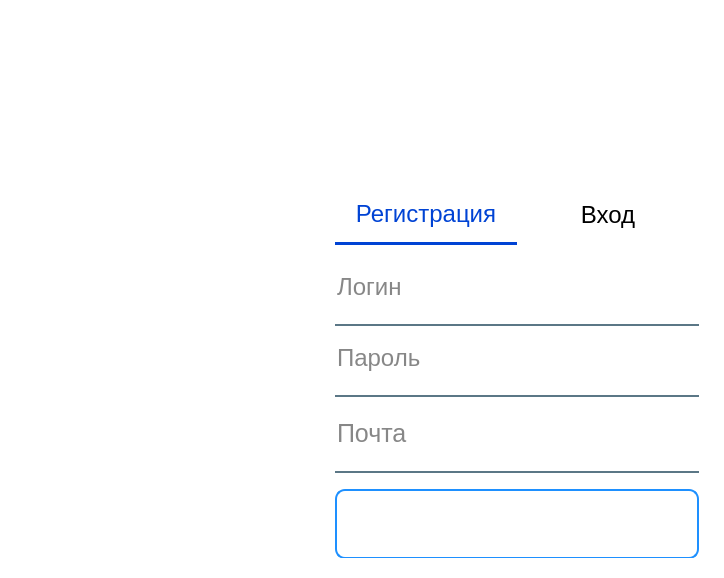
<?xml version="1.0" encoding="UTF-8"?>
<ui version="4.0">
 <class>Dialog</class>
 <widget class="QDialog" name="Dialog">
  <property name="geometry">
   <rect>
    <x>0</x>
    <y>0</y>
    <width>724</width>
    <height>578</height>
   </rect>
  </property>
  <property name="minimumSize">
   <size>
    <width>700</width>
    <height>550</height>
   </size>
  </property>
  <property name="maximumSize">
   <size>
    <width>724</width>
    <height>578</height>
   </size>
  </property>
  <property name="focusPolicy">
   <enum>Qt::NoFocus</enum>
  </property>
  <property name="windowTitle">
   <string>Dialog</string>
  </property>
  <property name="styleSheet">
   <string notr="true">background-color: rgb(255, 255, 255);</string>
  </property>
  <layout class="QGridLayout" name="gridLayout_3">
   <item row="0" column="1">
    <widget class="QFrame" name="frame">
     <property name="sizePolicy">
      <sizepolicy hsizetype="Expanding" vsizetype="Expanding">
       <horstretch>0</horstretch>
       <verstretch>0</verstretch>
      </sizepolicy>
     </property>
     <property name="minimumSize">
      <size>
       <width>400</width>
       <height>0</height>
      </size>
     </property>
     <property name="maximumSize">
      <size>
       <width>450</width>
       <height>16777215</height>
      </size>
     </property>
     <property name="styleSheet">
      <string notr="true">background-color: rgb(255, 255, 255);border:none;
</string>
     </property>
     <property name="frameShape">
      <enum>QFrame::NoFrame</enum>
     </property>
     <property name="frameShadow">
      <enum>QFrame::Raised</enum>
     </property>
     <layout class="QGridLayout" name="gridLayout_4">
      <item row="0" column="1">
       <widget class="QStackedWidget" name="stackedWidget">
        <property name="minimumSize">
         <size>
          <width>300</width>
          <height>0</height>
         </size>
        </property>
        <property name="layoutDirection">
         <enum>Qt::LeftToRight</enum>
        </property>
        <property name="styleSheet">
         <string notr="true"/>
        </property>
        <property name="currentIndex">
         <number>0</number>
        </property>
        <widget class="QWidget" name="page_sign_up">
         <layout class="QGridLayout" name="gridLayout">
          <item row="1" column="0">
           <layout class="QHBoxLayout" name="horizontalLayout_2" stretch="0,0">
            <property name="spacing">
             <number>0</number>
            </property>
            <item>
             <widget class="QPushButton" name="btn_sign_up">
              <property name="sizePolicy">
               <sizepolicy hsizetype="Expanding" vsizetype="Fixed">
                <horstretch>0</horstretch>
                <verstretch>0</verstretch>
               </sizepolicy>
              </property>
              <property name="minimumSize">
               <size>
                <width>100</width>
                <height>60</height>
               </size>
              </property>
              <property name="maximumSize">
               <size>
                <width>16777215</width>
                <height>16777215</height>
               </size>
              </property>
              <property name="font">
               <font>
                <pointsize>18</pointsize>
               </font>
              </property>
              <property name="styleSheet">
               <string notr="true">
                                QPushButton {
                                    color: #0043D4;
                                    background-color: rgb(255, 255, 255);
                       border-bottom: 3px solid #0043D4;
                                }
                            
</string>
              </property>
              <property name="text">
               <string>Регистрация</string>
              </property>
              <property name="checkable">
               <bool>true</bool>
              </property>
             </widget>
            </item>
            <item>
             <widget class="QPushButton" name="btn_sign_in">
              <property name="sizePolicy">
               <sizepolicy hsizetype="Expanding" vsizetype="Fixed">
                <horstretch>0</horstretch>
                <verstretch>0</verstretch>
               </sizepolicy>
              </property>
              <property name="minimumSize">
               <size>
                <width>100</width>
                <height>60</height>
               </size>
              </property>
              <property name="maximumSize">
               <size>
                <width>16777215</width>
                <height>16777215</height>
               </size>
              </property>
              <property name="font">
               <font>
                <pointsize>18</pointsize>
               </font>
              </property>
              <property name="styleSheet">
               <string notr="true">QPushButton {
    background-color: transparent;
    border: none;
}


</string>
              </property>
              <property name="text">
               <string>Вход</string>
              </property>
              <property name="checkable">
               <bool>true</bool>
              </property>
              <property name="checked">
               <bool>false</bool>
              </property>
             </widget>
            </item>
           </layout>
          </item>
          <item row="2" column="0">
           <layout class="QGridLayout" name="gridLayout_2">
            <item row="6" column="0">
             <widget class="QLineEdit" name="line_email">
              <property name="minimumSize">
               <size>
                <width>0</width>
                <height>70</height>
               </size>
              </property>
              <property name="maximumSize">
               <size>
                <width>16777215</width>
                <height>70</height>
               </size>
              </property>
              <property name="font">
               <font>
                <pointsize>19</pointsize>
               </font>
              </property>
              <property name="styleSheet">
               <string notr="true">background-color:rgba(0,0,0,0);
border:none;
border-bottom:2px solid rgba(46,82,101,200);
color:rgba(0,0,0,240);
padding-bottom:7px;</string>
              </property>
              <property name="placeholderText">
               <string>Почта</string>
              </property>
             </widget>
            </item>
            <item row="5" column="0">
             <widget class="QLineEdit" name="line_password">
              <property name="minimumSize">
               <size>
                <width>0</width>
                <height>70</height>
               </size>
              </property>
              <property name="maximumSize">
               <size>
                <width>16777215</width>
                <height>70</height>
               </size>
              </property>
              <property name="font">
               <font>
                <pointsize>18</pointsize>
               </font>
              </property>
              <property name="styleSheet">
               <string notr="true">background-color:rgba(0,0,0,0);
border:none;
border-bottom:2px solid rgba(46,82,101,200);
color:rgba(0,0,0,240);
padding-bottom:7px;</string>
              </property>
              <property name="text">
               <string/>
              </property>
              <property name="echoMode">
               <enum>QLineEdit::Password</enum>
              </property>
              <property name="placeholderText">
               <string>Пароль</string>
              </property>
             </widget>
            </item>
            <item row="2" column="0">
             <widget class="QLineEdit" name="line_login">
              <property name="sizePolicy">
               <sizepolicy hsizetype="Expanding" vsizetype="Fixed">
                <horstretch>0</horstretch>
                <verstretch>0</verstretch>
               </sizepolicy>
              </property>
              <property name="minimumSize">
               <size>
                <width>0</width>
                <height>70</height>
               </size>
              </property>
              <property name="maximumSize">
               <size>
                <width>16777215</width>
                <height>60</height>
               </size>
              </property>
              <property name="font">
               <font>
                <pointsize>18</pointsize>
               </font>
              </property>
              <property name="styleSheet">
               <string notr="true">background-color:rgba(0,0,0,0);
border:none;
border-bottom:2px solid rgba(46,82,101,200);
color:rgba(0,0,0,240);
padding-bottom:7px;</string>
              </property>
              <property name="text">
               <string/>
              </property>
              <property name="placeholderText">
               <string>Логин</string>
              </property>
             </widget>
            </item>
            <item row="8" column="0">
             <widget class="QPushButton" name="btn_Log_In">
              <property name="minimumSize">
               <size>
                <width>0</width>
                <height>70</height>
               </size>
              </property>
              <property name="maximumSize">
               <size>
                <width>16777215</width>
                <height>50</height>
               </size>
              </property>
              <property name="font">
               <font>
                <pointsize>18</pointsize>
               </font>
              </property>
              <property name="styleSheet">
               <string notr="true">background: qlineargradient(spread:pad, x1:0, y1:0, x2:1, y2:1,
                                stop:0 rgba(0, 24, 130, 255),
                                stop:1 rgba(2, 54, 155, 255));
                border: 2px solid #1E90FF;
                border-radius: 10px;
                color: white;
                padding: 10px;
color: rgb(255, 255, 255);
</string>
              </property>
              <property name="text">
               <string>Зарегистрироваться</string>
              </property>
             </widget>
            </item>
           </layout>
          </item>
          <item row="0" column="0">
           <widget class="QLabel" name="label">
            <property name="sizePolicy">
             <sizepolicy hsizetype="Preferred" vsizetype="Preferred">
              <horstretch>0</horstretch>
              <verstretch>0</verstretch>
             </sizepolicy>
            </property>
            <property name="minimumSize">
             <size>
              <width>0</width>
              <height>149</height>
             </size>
            </property>
            <property name="maximumSize">
             <size>
              <width>16777215</width>
              <height>16777215</height>
             </size>
            </property>
            <property name="layoutDirection">
             <enum>Qt::LeftToRight</enum>
            </property>
            <property name="styleSheet">
             <string notr="true">border-image: url(:/icon/icons/1681546293_papik-pro-p-samolet-logotip-vektor-8.png);</string>
            </property>
            <property name="text">
             <string/>
            </property>
            <property name="alignment">
             <set>Qt::AlignCenter</set>
            </property>
           </widget>
          </item>
         </layout>
        </widget>
       </widget>
      </item>
     </layout>
    </widget>
   </item>
   <item row="0" column="0">
    <widget class="QLabel" name="label_2">
     <property name="minimumSize">
      <size>
       <width>300</width>
       <height>0</height>
      </size>
     </property>
     <property name="styleSheet">
      <string notr="true">border-image: url(:/icon/icons/gora-fudziyama-ochen-zavorazhivayushhe-vyglyadit.jpg);</string>
     </property>
     <property name="text">
      <string/>
     </property>
    </widget>
   </item>
  </layout>
 </widget>
 <resources>
  <include location="../resources/res.qrc"/>
 </resources>
 <connections/>
</ui>
